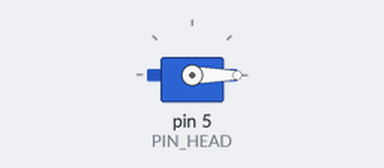
Recording of a sketch running on a simulated Arduino Uno, built with avr-gcc and run on an emulated ATmega328P. Shown: servo.

Above: at 0.05 s.
Timing chart, 0 to 4.6 s (numbered marks = the images above):
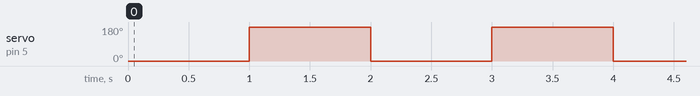

Measured:
- by itself, servo on pin 5 (PIN_HEAD): alternates 180° for 1.0 s and 0° for 1.0 s

The sketch:

drawer_motor_working2018.ino
```cpp
/*
Created by Jackie Woo

Controls the drawer motor
As of 10/20/18 the delay (which controls how long
the motor moves in a certain direction) has not been
optimized for R2's drawers specifically.
*/

#include <stdint.h>
#include <Servo.h>

#define PIN_HEAD 5
Servo drawer;

void setup() {
  // put your setup code here, to run once:
  Serial.begin(115200);
  drawer.attach(PIN_HEAD);
}

void loop() {
  drawer.write(0);
  delay(1000);
  drawer.write(180);
  delay(1000);

}
```
